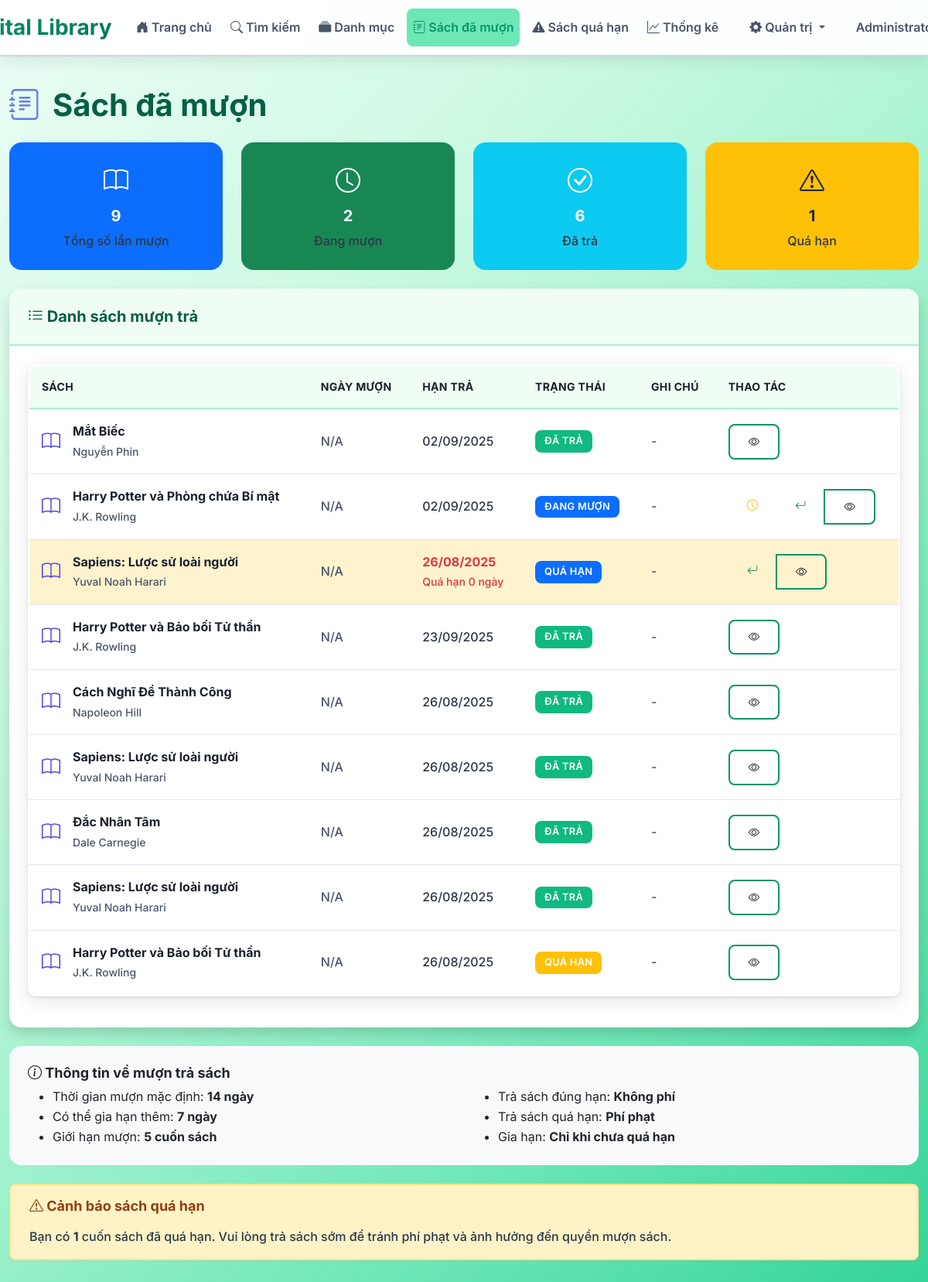
/my-loans (signed in), run on an earlier commit of the app's database.
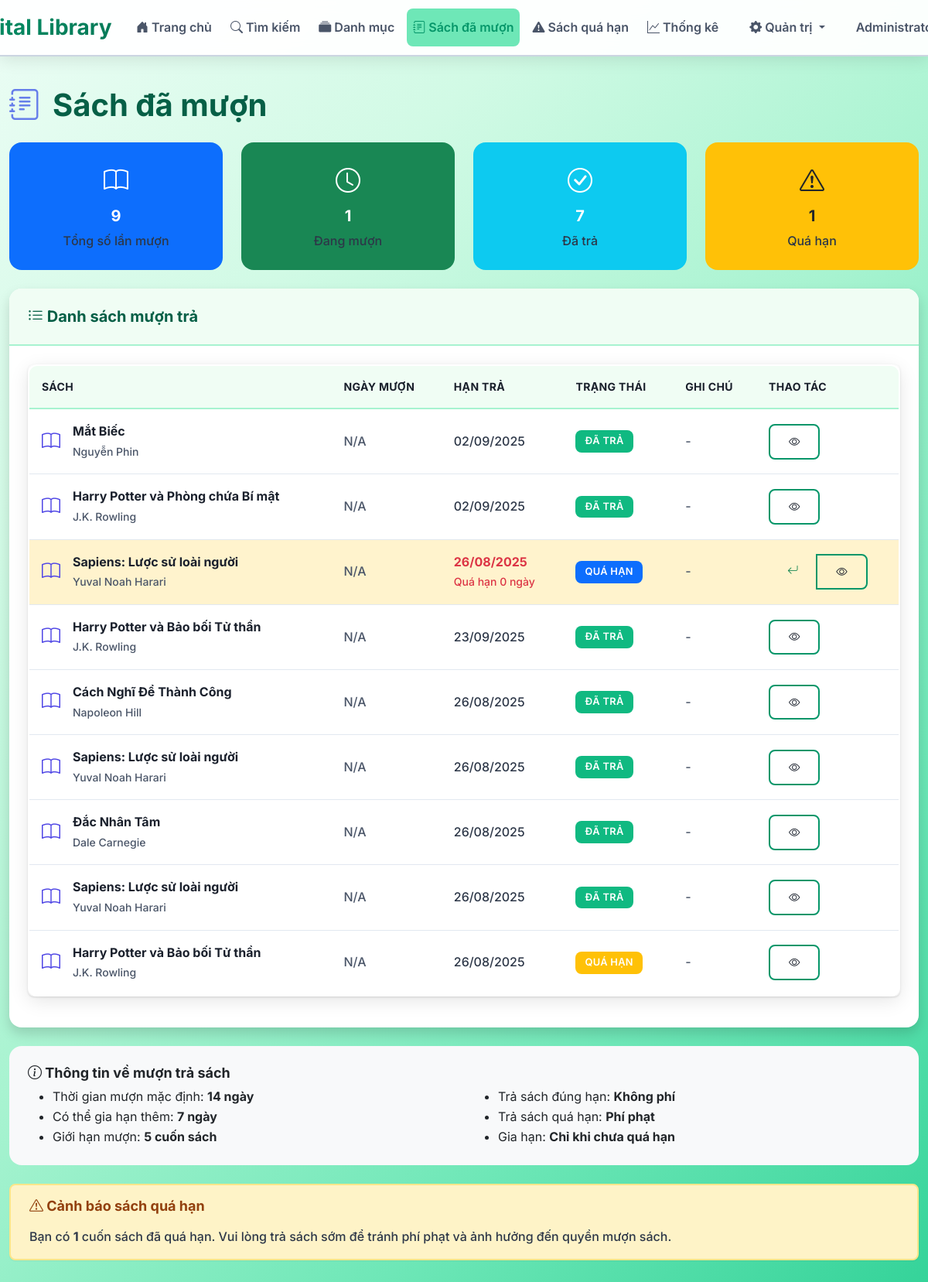
And on a later commit of the database.
### app/models/loan.py (models this page shows, shortened)
class Loan(db.Model):
    __tablename__ = 'loans'
    id = db.Column(db.Integer, primary_key=True)
    user_id = db.Column(db.Integer, db.ForeignKey('users.id'), nullable=False)
    book_id = db.Column(db.Integer, db.ForeignKey('books.id'), nullable=False)
    loan_date = db.Column(db.DateTime, default=datetime.utcnow, nullable=False)
    due_date = db.Column(db.DateTime, nullable=False)
    return_date = db.Column(db.DateTime)
    status = db.Column(db.String(20), default='borrowed')  # borrowed, returned, overdue
    user = db.relationship('User', back_populates='loans')
    book = db.relationship('Book', back_populates='loans')
    def is_overdue(self):
        if self.status == 'returned':
            return False
        return datetime.utcnow() > self.due_date
    def get_status_display(self):
        if self.status == 'returned':
            return 'Đã trả'
        elif self.is_overdue():
            return 'Quá hạn'
        else:
            return 'Đang mượn'
    def get_days_overdue(self):
        if self.status == 'returned' or not self.is_overdue():
            return 0
        overdue = datetime.utcnow() - self.due_date
        return overdue.days

### app/models/book.py (models this page shows, shortened)
class Book(db.Model):
    __tablename__ = 'books'
    id = db.Column(db.Integer, primary_key=True)
    isbn = db.Column(db.String(20), unique=True, nullable=False)
    title = db.Column(db.String(200), nullable=False)
    author = db.Column(db.String(100), nullable=False)
    publisher = db.Column(db.String(100))
    publication_year = db.Column(db.Integer)
    category = db.Column(db.String(50))
    description = db.Column(db.Text)
    total_copies = db.Column(db.Integer, default=1)
    available_copies = db.Column(db.Integer, default=1)  # Giữ lại để tương thích
    location = db.Column(db.String(100))
    is_active = db.Column(db.Boolean, default=True)
    created_at = db.Column(db.DateTime, default=datetime.utcnow)
    loans = db.relationship('Loan', back_populates='book')

### app/routes/loans.py (the view)
@loans_bp.route('/my-loans')
@login_required
def my_loans():
    page = request.args.get('page', 1, type=int)
    per_page = 10
    loans = Loan.query.filter_by(user_id=current_user.id).order_by(Loan.loan_date.desc()).paginate(
        page=page, per_page=per_page, error_out=False
    )
    overdue_count = Loan.query.filter(
        Loan.user_id == current_user.id,
        Loan.status == 'borrowed',
        Loan.due_date < datetime.now()
    ).count()
    borrowed_count = Loan.query.filter(
        Loan.user_id == current_user.id,
        Loan.status == 'borrowed'
    ).count()
    returned_count = Loan.query.filter(
        Loan.user_id == current_user.id,
        Loan.status == 'returned'
    ).count()
    overdue_loans_list = Loan.query.filter(
        Loan.user_id == current_user.id,
        Loan.status == 'borrowed',
        Loan.due_date < datetime.now()
    ).all()
    return render_template('loans/my_loans.html',
                         loans=loans,
                         overdue_count=overdue_count,
                         borrowed_count=borrowed_count,
                         returned_count=returned_count,
                         overdue_loans_list=overdue_loans_list)

### app/models/user.py (called while the page is built)
@login_manager.user_loader
def load_user(user_id):
    return User.query.get(int(user_id))

    def is_admin(self):
        return self.role == 'admin'

    def is_librarian(self):
        return self.role in ['admin', 'librarian']

### app/templates/loans/my_loans.html (shortened to what the changed rows need)
{% extends "base.html" %}
{% block content %}
<div class="row">
    <div class="col-12">
        <h1 class="h2 mb-4 search-page-title">
            <i class="bi bi-journal-text"></i> Sách đã mượn
        </h1>
    </div>
</div>
<div class="row mb-4">
    <div class="col-md-3">
        <div class="card text-center bg-success text-white">
            <div class="card-body">
                <i class="bi bi-clock" style="font-size: 2rem;"></i>
                <h5 class="card-title mt-2">{{ borrowed_count }}</h5>
                <p class="card-text mb-0">Đang mượn</p>
            </div>
        </div>
    </div>
    <div class="col-md-3">
        <div class="card text-center bg-info text-white">
            <div class="card-body">
                <i class="bi bi-check-circle" style="font-size: 2rem;"></i>
                <h5 class="card-title mt-2">{{ returned_count }}</h5>
                <p class="card-text mb-0">Đã trả</p>
            </div>
        </div>
    </div>
</div>
{% if loans.items %}
    <div class="card shadow">
        <div class="card-body">
            <div class="table-responsive">
                <table class="table table-hover">
                    <thead>
                        <tr>
                            <th>Sách</th>
                            <th>Ngày mượn</th>
                            <th>Hạn trả</th>
                            <th>Trạng thái</th>
                            <th>Ghi chú</th>
                            <th>Thao tác</th>
                        </tr>
                    </thead>
                    <tbody>
                        {% for loan in loans.items %}
                        <tr class="{% if loan.is_overdue() and loan.status == 'borrowed' %}table-warning{% endif %}">
                            <td>
                                <div class="d-flex align-items-center">
                                    <div class="book-icon me-3">
                                        <i class="bi bi-book text-primary" style="font-size: 1.5rem;"></i>
                                    </div>
                                    <div>
                                        <a href="{{ url_for('books.book_detail', book_id=loan.book.id) }}" class="text-decoration-none fw-bold">
                                            {{ loan.book.title }}
                                        </a>
                                        <br>
                                        <small class="text-muted">{{ loan.book.author }}</small>
                                    </div>
                                </div>
                            </td>
                            <td>
                                {% if loan.borrowed_date %}
                                    {{ loan.borrowed_date.strftime('%d/%m/%Y') }}
                                {% else %}
                                    <span class="text-muted">N/A</span>
                                {% endif %}
                            </td>
                            <td>
                                {% if loan.due_date %}
                                    <span class="{% if loan.is_overdue() and loan.status == 'borrowed' %}text-danger fw-bold{% endif %}">
                                        {{ loan.due_date.strftime('%d/%m/%Y') }}
                                    </span>
                                {% else %}
                                    <span class="text-muted">N/A</span>
                                {% endif %}
                            </td>
                            <td>
                                <span class="badge {% if loan.status == 'borrowed' %}bg-primary{% elif loan.status == 'returned' %}bg-success{% else %}bg-warning{% endif %}">
                                    {{ loan.get_status_display() }}
                                </span>
                            </td>
                            <td>
                                {% if loan.notes %}
                                    {{ loan.notes }}
                                {% else %}
                                    <span class="text-muted">-</span>
                                {% endif %}
                            </td>
                            <td>
                                <div class="btn-group" role="group">
                                    {% if loan.status == 'borrowed' %}
                                        {% if not loan.is_overdue() %}
                                            <form method="POST" action="{{ url_for('loans.extend_loan', loan_id=loan.id) }}" class="d-inline">
                                                <button type="submit" class="btn btn-outline-warning btn-sm" title="Gia hạn">
                                                    <i class="bi bi-clock"></i>
                                                </button>
                                            </form>
                                        {% endif %}
                                        <form method="POST" action="{{ url_for('loans.return_book', loan_id=loan.id) }}" class="d-inline">
                                            <button type="submit" class="btn btn-outline-success btn-sm" title="Trả sách">
                                                <i class="bi bi-arrow-return-left"></i>
                                            </button>
                                        </form>
                                    {% endif %}
                                    <a href="{{ url_for('books.book_detail', book_id=loan.book.id) }}" class="btn btn-outline-primary btn-sm" title="Xem chi tiết">
                                        <i class="bi bi-eye"></i>
                                    </a>
                                </div>
                            </td>
                        </tr>
                        {% endfor %}
                    </tbody>
                </table>
            </div>
        </div>
    </div>
{% endif %}
{% endblock %}

What changed in the data, as far as the page shows it:
changed Loan "Harry Potter và Phòng chứa Bí mật": status "ĐANG MƯỢN" → "ĐÃ TRẢ"
Also different on the page:
{{ borrowed_count }}: "2" → "1"
{{ returned_count }}: "6" → "7"
